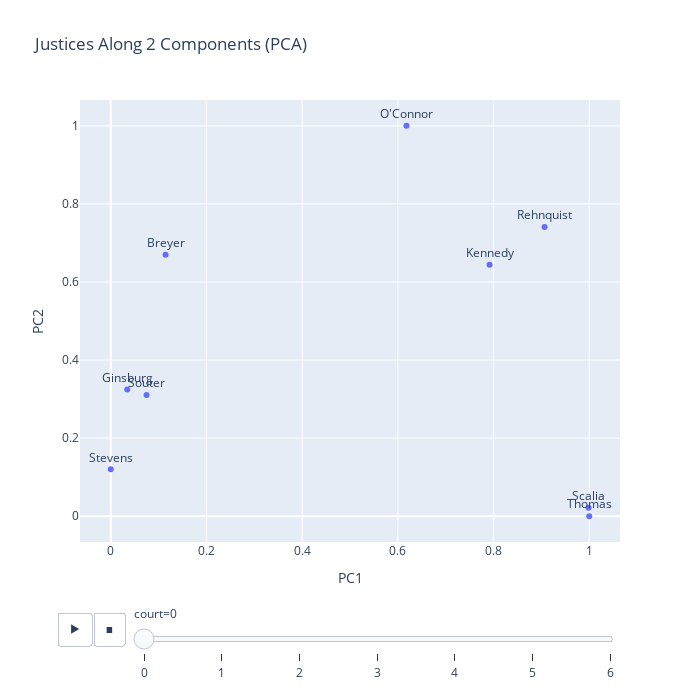

This figure's notebook cell:
### Code cell
animated_2comp(pcas)

### Figure 1 — Plotly figure (JSON) as saved in the notebook; plotly's stock layout.template omitted (floating-point values rounded to 4 significant figures)
{"data": [{"hovertemplate": "court=0<br>PC1=%{x}<br>PC2=%{y}<br>justice=%{text}<extra></extra>", "ids": ["Rehnquist", "O'Connor", "Souter", "Stevens", "Scalia", "Kennedy", "Breyer", "Ginsburg", "Thomas"], "legendgroup": "", "marker": {"color": "#636efa", "symbol": "circle"}, "mode": "markers+text", "name": "", "orientation": "v", "showlegend": false, "text": ["Rehnquist", "O'Connor", "Souter", "Stevens", "Scalia", "Kennedy", "Breyer", "Ginsburg", "Thomas"], "textposition": "top center", "type": "scatter", "x": [0.9066, 0.6179, 0.07482, 0, 0.9986, 0.7917, 0.1146, 0.03444, 1], "xaxis": "x", "y": [0.7407, 1, 0.3105, 0.12, 0.02161, 0.6439, 0.6695, 0.3248, 0], "yaxis": "y"}], "layout": {"height": 700, "legend": {"tracegroupgap": 0}, "sliders": [{"active": 0, "currentvalue": {"prefix": "court="}, "len": 0.9, "pad": {"b": 10, "t": 60}, "steps": [{"args": [["0"], {"frame": {"duration": 0, "redraw": false}, "fromcurrent": true, "mode": "immediate", "transition": {"duration": 0, "easing": "linear"}}], "label": "0", "method": "animate"}, {"args": [["1"], {"frame": {"duration": 0, "redraw": false}, "fromcurrent": true, "mode": "immediate", "transition": {"duration": 0, "easing": "linear"}}], "label": "1", "method": "animate"}, {"args": [["2"], {"frame": {"duration": 0, "redraw": false}, "fromcurrent": true, "mode": "immediate", "transition": {"duration": 0, "easing": "linear"}}], "label": "2", "method": "animate"}, {"args": [["3"], {"frame": {"duration": 0, "redraw": false}, "fromcurrent": true, "mode": "immediate", "transition": {"duration": 0, "easing": "linear"}}], "label": "3", "method": "animate"}, {"args": [["4"], {"frame": {"duration": 0, "redraw": false}, "fromcurrent": true, "mode": "immediate", "transition": {"duration": 0, "easing": "linear"}}], "label": "4", "method": "animate"}, {"args": [["5"], {"frame": {"duration": 0, "redraw": false}, "fromcurrent": true, "mode": "immediate", "transition": {"duration": 0, "easing": "linear"}}], "label": "5", "method": "animate"}, {"args": [["6"], {"frame": {"duration": 0, "redraw": false}, "fromcurrent": true, "mode": "immediate", "transition": {"duration": 0, "easing": "linear"}}], "label": "6", "method": "animate"}], "x": 0.1, "xanchor": "left", "y": 0, "yanchor": "top"}], "title": {"text": "Justices Along 2 Components (PCA)"}, "updatemenus": [{"buttons": [{"args": [null, {"frame": {"duration": 3000, "redraw": false}, "fromcurrent": true, "mode": "immediate", "transition": {"duration": 2000, "easing": "linear"}}], "label": "&#9654;", "method": "animate"}, {"args": [[null], {"frame": {"duration": 0, "redraw": false}, "fromcurrent": true, "mode": "immediate", "transition": {"duration": 0, "easing": "linear"}}], "label": "&#9724;", "method": "animate"}], "direction": "left", "pad": {"r": 10, "t": 70}, "showactive": false, "type": "buttons", "x": 0.1, "xanchor": "right", "y": 0, "yanchor": "top"}], "width": 700, "xaxis": {"anchor": "y", "domain": [0, 1], "title": {"text": "PC1"}}, "yaxis": {"anchor": "x", "domain": [0, 1], "title": {"text": "PC2"}}}}
